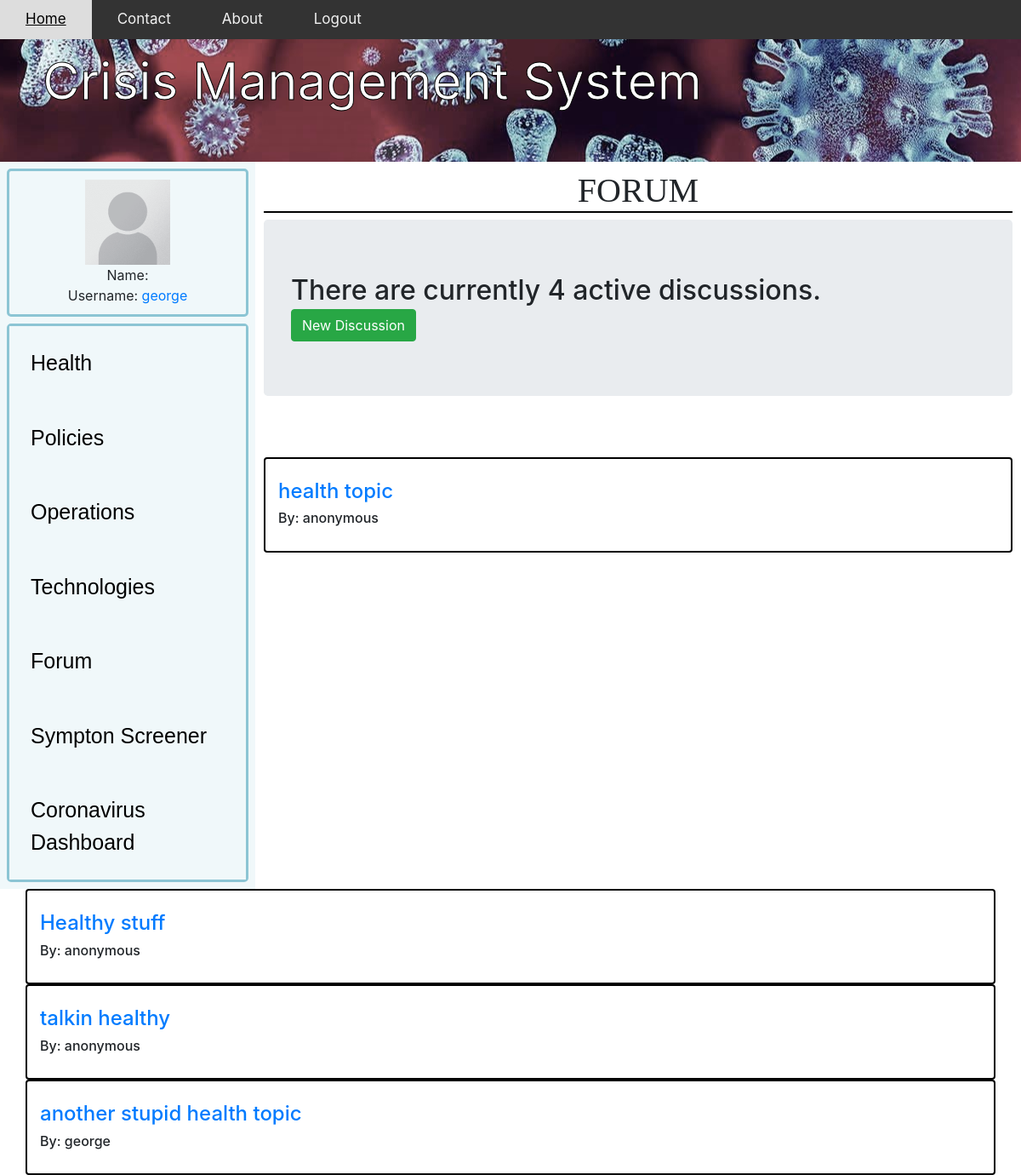
Screenshot of /forumHome/ (signed in) with the database file from the repository.
### app/models.py (models this page shows, shortened)
class forum(models.Model):
    name=models.CharField(max_length=200,default="anonymous" )
    topic= models.CharField(max_length=300, unique=True)
    section = models.CharField(max_length=12)
    description = models.CharField(max_length=1000,blank=True)
    date_created=models.DateTimeField(auto_now_add=True,null=True)
    likeCount = models.IntegerField(default=0)
    dislikeCount = models.IntegerField(default=0)
    forumLikes = models.ManyToManyField(User, related_name='forum')

### app/views.py (the view)
# urls.py: path('forumHome/',forumHome,name='forumHome'),
@login_required
def forumHome(request):
    forums=forum.objects.filter(section="Health")
    count=forums.count()
    discussions=[]
    for i in forums:
        discussions.append(i.discussion_set.all())
    context={'forums':forums,
              'count':count,
              'discussions':discussions,
              }
    return render(request,'forumHome.html',context)

### app/templates/forumHome.html (shortened to what this page needs)
{% extends "app/base2.html" %}
{% load static %}
{% block content %}
<!DOCTYPE html>
<html lang="en">
<head>
    <body>
		<h1>{{section}} Forum</h1>
	</body>
    <link rel="stylesheet" href="https://stackpath.bootstrapcdn.com/bootstrap/4.5.0/css/bootstrap.min.css"0>
</head>
<body>
        <h2 class="jumbotron">
            There are currently {{count}} active {{section}} discussions.
            <div>
            <button onclick="location.href='{{request.path}}addInForum/'" class="btn btn-success">New Discussion</button>
            </div>
        </h2>
            <div class="card-columns" style="padding: 10px; margin: 20px;"></div>
            {%for forum in forums %}
                <div class="card box container">
                    <br>
                    <h6 class="card-title">
                        <a href='{% url 'forumDiscussion' forumName=forum.section forumTopic=forum.topic %}'><h4>{{forum.topic}}</h4></a>
                        <p> By: {{forum.name}}</p>
                        </h6>
                        </div>
                </div>
                </div>
            {%endfor%}
</body>
</html>
{%endblock%}

### app/templates/app/base2.html (shortened to what this page needs)
{% load static %}
<!DOCTYPE html>
<html>
	<head>
		<link rel="stylesheet" type="text/css" href="{% static 'css/main.css'%}">
	</head>
    <body>
        <div class="topnav" >
            <a class="active" href="#home" onclick="location.href='/'">Home</a>
            <a href="#contact" onclick="location.href='/contact'">Contact</a>
            <a href="#about" onclick="location.href='location.com'">About</a>
            {% if request.user.is_authenticated %}
            <a href="{% url 'logout' %}">Logout</a>
            {% else %}
            <a href="#Login" onclick="location.href='/accounts/login'">Login</a>
            {% endif %}
        </div>
        <header>Crisis Management System</header>
        <div class="homecolumn left" >
            <div class="homerow top" >
                <section>
                    {% if user.is_authenticated %}
                        <img src="{% static 'app/images/blank.png' %}" width="100" height="100">
                        <br>Name: {{ user.get_full_name }}
                        <br>Username: <a href="/userDiscussions/">{{ user.username }}</a>
                    {% else %}
                        <button onclick="location.href='/accounts/login'" class="button button1">Login</button>
                    {% endif %}
                </section>
            </div>
            <div class="homerow bottom" >
                <button onclick="location.href='/health'" class="homebutton">
                    Health</button>
                <button onclick="location.href='/policies'" class="homebutton">
                    Policies</button>
                <button onclick="location.href='/operation'" class="homebutton">
                    Operations</button>
                <button onclick="location.href='/technologies'" class="homebutton">
                    Technologies</button>
                <button onclick="location.href='/forumMain'" class="homebutton">
                    Forum</button>
                <button onclick="location.href='/screener'" class="homebutton">
                    Sympton Screener</button>
                <button onclick="location.href='/dashboard'" class="homebutton">
                    Coronavirus Dashboard</button>
            </div>
        </div>
        <div class="homecolumn right">
            <div class="homerow full">
                {% block content %}{% endblock %}
    </body>
</html>

### app/static/css/main.css (style rules this page uses)
.topnav { background-color: #333; overflow: hidden; position: fixed; width: 100%; z-index: 1; }
.topnav a { float: left; color: #f2f2f2; text-align: center; padding: 10px 30px; text-decoration: none; font-size: 17px; }
h1 { font-size: 32px; text-align: center; font-family: serif; font-weight: bold; text-transform: uppercase; }
h1:after { content:' '; display:block; border: 1px solid black; }
body { margin: 0; padding: 0; }
.homebutton { border: none; color: black; padding: 25px; text-align: left; font-size: 25px; font-family: 'Trebuchet MS', sans-serif; cursor: pointer; display: block; width: 100%; background-color: #f0f8fa; }
header { -webkit-text-stroke-width: 1px; -webkit-text-stroke-color: black; background-image: url("covid.jpg"); overflow: hidden; margin-left: auto; margin-right: auto; background-position: center; background-repeat: no-repeat; padding: 50px; color: white; font-size: 60px; }
.homerow { float: top; }
.top { height: 25%; border: 3px solid #8cc5d4; border-radius: 5px; text-align: center; margin: 8px; padding: 10px }
.bottom { height: 75%; border: 3px solid #8cc5d4; border-radius: 5px; margin: 8px; }
.full { height: 100%; margin: 10px; }
.homecolumn { float: left; border: 10px; }
.left { width: 25%; background: #f0f8fa; }
.right { width: 75%; }

### app/templates/forumHome.html (style rules this page uses)
.box { border: 2px solid black; margin: 0 auto; }

### rows the page displays
forum: topic "health topic", name "anonymous"
forum: topic "Healthy stuff", name "anonymous"
forum: topic "talkin healthy", name "anonymous"
forum: topic "another stupid health topic", name "george"

### other values shown
{{ user.username }} "george"
{{ count }} "4"
